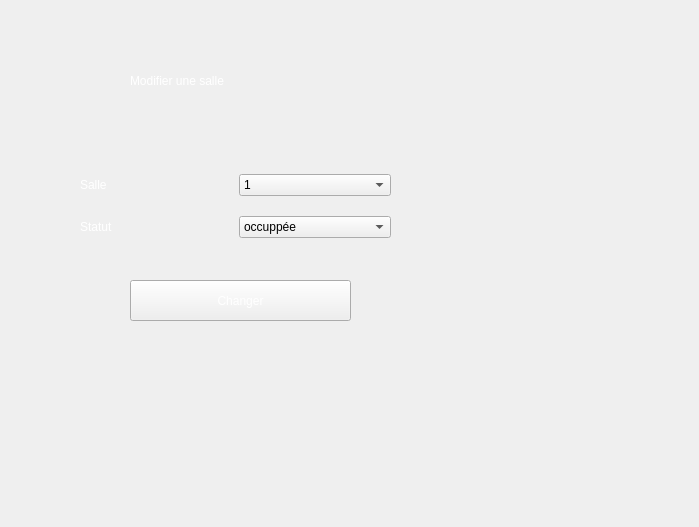
<?xml version="1.0" encoding="UTF-8"?>
<ui version="4.0">
 <class>changesalle</class>
 <widget class="QWidget" name="changesalle">
  <property name="geometry">
   <rect>
    <x>0</x>
    <y>0</y>
    <width>699</width>
    <height>527</height>
   </rect>
  </property>
  <property name="windowTitle">
   <string>Form</string>
  </property>
  <property name="styleSheet">
   <string notr="true">color:white;
background:none;
background-image: url(:/new/prefix1/8324.png);</string>
  </property>
  <widget class="QLabel" name="label_12">
   <property name="geometry">
    <rect>
     <x>130</x>
     <y>40</y>
     <width>451</width>
     <height>81</height>
    </rect>
   </property>
   <property name="styleSheet">
    <string notr="true">background:none;
font: 700 28pt &quot;Segoe UI&quot;;
color:white</string>
   </property>
   <property name="text">
    <string>Modifier une salle</string>
   </property>
  </widget>
  <widget class="QWidget" name="gridLayoutWidget">
   <property name="geometry">
    <rect>
     <x>80</x>
     <y>160</y>
     <width>311</width>
     <height>94</height>
    </rect>
   </property>
   <layout class="QGridLayout" name="gridLayout">
    <item row="0" column="0">
     <widget class="QLabel" name="label">
      <property name="styleSheet">
       <string notr="true">font: 700 9pt &quot;Segoe UI&quot;;
color:white</string>
      </property>
      <property name="text">
       <string>Salle</string>
      </property>
     </widget>
    </item>
    <item row="0" column="1">
     <widget class="QComboBox" name="comboBox_2">
      <property name="styleSheet">
       <string notr="true">background :none;
color:black</string>
      </property>
      <item>
       <property name="text">
        <string>1</string>
       </property>
      </item>
      <item>
       <property name="text">
        <string>2</string>
       </property>
      </item>
      <item>
       <property name="text">
        <string>3</string>
       </property>
      </item>
      <item>
       <property name="text">
        <string>4</string>
       </property>
      </item>
      <item>
       <property name="text">
        <string>5</string>
       </property>
      </item>
     </widget>
    </item>
    <item row="1" column="1">
     <widget class="QComboBox" name="comboBox_3">
      <property name="styleSheet">
       <string notr="true">background :none;
color:black
</string>
      </property>
      <item>
       <property name="text">
        <string>occuppée</string>
       </property>
      </item>
      <item>
       <property name="text">
        <string>libre</string>
       </property>
      </item>
     </widget>
    </item>
    <item row="1" column="0">
     <widget class="QLabel" name="label_2">
      <property name="styleSheet">
       <string notr="true">font: 700 9pt &quot;Segoe UI&quot;;
color:white</string>
      </property>
      <property name="text">
       <string>Statut</string>
      </property>
     </widget>
    </item>
   </layout>
  </widget>
  <widget class="QPushButton" name="pushButton_2">
   <property name="geometry">
    <rect>
     <x>130</x>
     <y>280</y>
     <width>221</width>
     <height>41</height>
    </rect>
   </property>
   <property name="styleSheet">
    <string notr="true">font: 700 12pt &quot;Segoe UI&quot;;
color:white</string>
   </property>
   <property name="text">
    <string>Changer</string>
   </property>
  </widget>
 </widget>
 <resources/>
 <connections/>
</ui>
